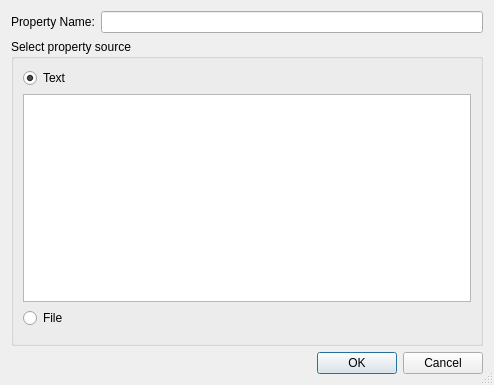
<?xml version="1.0" encoding="UTF-8"?>
<ui version="4.0">
 <class>SvnPropSetDialog</class>
 <widget class="QDialog" name="SvnPropSetDialog">
  <property name="geometry">
   <rect>
    <x>0</x>
    <y>0</y>
    <width>494</width>
    <height>385</height>
   </rect>
  </property>
  <property name="windowTitle">
   <string>Set Subversion Property</string>
  </property>
  <property name="sizeGripEnabled">
   <bool>true</bool>
  </property>
  <layout class="QVBoxLayout" name="verticalLayout_2">
   <item>
    <layout class="QHBoxLayout">
     <item>
      <widget class="QLabel" name="textLabel1">
       <property name="text">
        <string>Property Name:</string>
       </property>
      </widget>
     </item>
     <item>
      <widget class="QLineEdit" name="propNameEdit">
       <property name="toolTip">
        <string>Enter the name of the property to be set</string>
       </property>
      </widget>
     </item>
    </layout>
   </item>
   <item>
    <widget class="QGroupBox" name="groupBox">
     <property name="title">
      <string>Select property source</string>
     </property>
     <layout class="QVBoxLayout" name="verticalLayout">
      <item>
       <widget class="QRadioButton" name="textRadioButton">
        <property name="text">
         <string>Text</string>
        </property>
        <property name="checked">
         <bool>true</bool>
        </property>
       </widget>
      </item>
      <item>
       <widget class="QTextEdit" name="propTextEdit">
        <property name="toolTip">
         <string>Enter text of the property</string>
        </property>
        <property name="tabChangesFocus">
         <bool>true</bool>
        </property>
        <property name="acceptRichText">
         <bool>false</bool>
        </property>
       </widget>
      </item>
      <item>
       <widget class="QRadioButton" name="fileRadioButton">
        <property name="focusPolicy">
         <enum>Qt::NoFocus</enum>
        </property>
        <property name="text">
         <string>File</string>
        </property>
       </widget>
      </item>
      <item>
       <widget class="E5PathPicker" name="propFilePicker" native="true">
        <property name="enabled">
         <bool>false</bool>
        </property>
        <property name="sizePolicy">
         <sizepolicy hsizetype="Expanding" vsizetype="Preferred">
          <horstretch>0</horstretch>
          <verstretch>0</verstretch>
         </sizepolicy>
        </property>
        <property name="focusPolicy">
         <enum>Qt::StrongFocus</enum>
        </property>
        <property name="toolTip">
         <string>Enter the name of a file for the property</string>
        </property>
       </widget>
      </item>
     </layout>
    </widget>
   </item>
   <item>
    <widget class="QDialogButtonBox" name="buttonBox">
     <property name="orientation">
      <enum>Qt::Horizontal</enum>
     </property>
     <property name="standardButtons">
      <set>QDialogButtonBox::Cancel|QDialogButtonBox::Ok</set>
     </property>
    </widget>
   </item>
  </layout>
 </widget>
 <pixmapfunction>qPixmapFromMimeSource</pixmapfunction>
 <customwidgets>
  <customwidget>
   <class>E5PathPicker</class>
   <extends>QWidget</extends>
   <header>E5Gui/E5PathPicker.h</header>
   <container>1</container>
  </customwidget>
 </customwidgets>
 <tabstops>
  <tabstop>propNameEdit</tabstop>
  <tabstop>textRadioButton</tabstop>
  <tabstop>propTextEdit</tabstop>
  <tabstop>propFilePicker</tabstop>
 </tabstops>
 <resources/>
 <connections>
  <connection>
   <sender>textRadioButton</sender>
   <signal>toggled(bool)</signal>
   <receiver>propTextEdit</receiver>
   <slot>setEnabled(bool)</slot>
   <hints>
    <hint type="sourcelabel">
     <x>49</x>
     <y>78</y>
    </hint>
    <hint type="destinationlabel">
     <x>76</x>
     <y>140</y>
    </hint>
   </hints>
  </connection>
  <connection>
   <sender>buttonBox</sender>
   <signal>accepted()</signal>
   <receiver>SvnPropSetDialog</receiver>
   <slot>accept()</slot>
   <hints>
    <hint type="sourcelabel">
     <x>67</x>
     <y>360</y>
    </hint>
    <hint type="destinationlabel">
     <x>74</x>
     <y>380</y>
    </hint>
   </hints>
  </connection>
  <connection>
   <sender>buttonBox</sender>
   <signal>rejected()</signal>
   <receiver>SvnPropSetDialog</receiver>
   <slot>reject()</slot>
   <hints>
    <hint type="sourcelabel">
     <x>175</x>
     <y>374</y>
    </hint>
    <hint type="destinationlabel">
     <x>199</x>
     <y>385</y>
    </hint>
   </hints>
  </connection>
  <connection>
   <sender>fileRadioButton</sender>
   <signal>toggled(bool)</signal>
   <receiver>propFilePicker</receiver>
   <slot>setEnabled(bool)</slot>
   <hints>
    <hint type="sourcelabel">
     <x>35</x>
     <y>291</y>
    </hint>
    <hint type="destinationlabel">
     <x>283</x>
     <y>321</y>
    </hint>
   </hints>
  </connection>
 </connections>
</ui>
